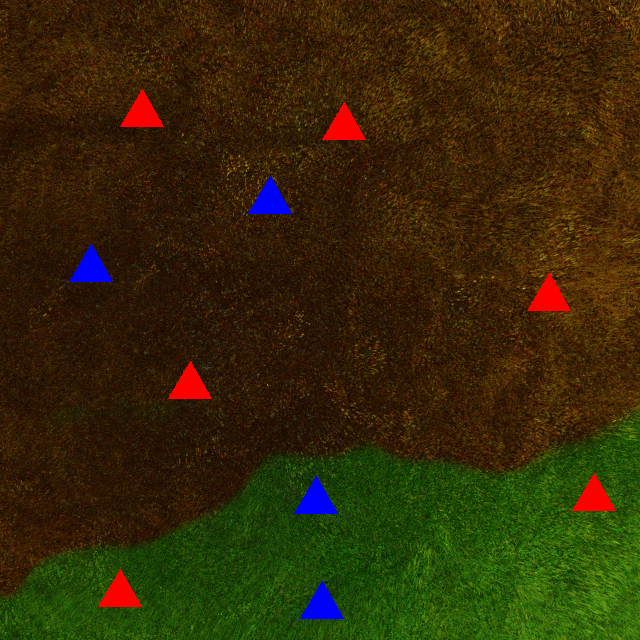
#> input picture 1.png, 640 x 640 px
$ python redmask.py
#> lines starting #> are read from the running program, lines starting #| are printed output that depends on the picture; after the words box and inside, x2 and y2 are one past the last pixel; in counts of white or black regions, pixels touching at a corner belong together
import cv2
import numpy as np

# Load the image
img = cv2.imread('1.png')
#> img is the input picture: shape (640, 640, 3); mean B, G, R 7.3, 41.1, 52.4
hsv = cv2.cvtColor(img, cv2.COLOR_BGR2HSV)
#> hsv: shape (640, 640, 3); mean H, S, V 23.5, 233.2, 64.1
tr =[]
tr1=[]
min = 0
max = 100
lowergrass = np.array([1, 30, 1])   # Lower bound for green (adjust as needed)
uppergrass = np.array([85, 255, 255])  # Upper bound for green (adjust as needed)

# Define the lower and upper bounds for brown color in HSV color space
burntashes = np.array([5, 50, 5])   # Lower bound for brown (adjust as needed)
burntgrass = np.array([30, 255, 255])  # Upper bound for brown (adjust as needed)
#create mask fro identifying red houses
lowred = np.array([0, 100, 90])   # Lower bound for red (adjust as needed)
upred = np.array([10, 255, 255])  # Upper bound for red (adjust as needed)

# Create masks for green and brown regions
green = cv2.inRange(hsv, lowergrass, uppergrass)
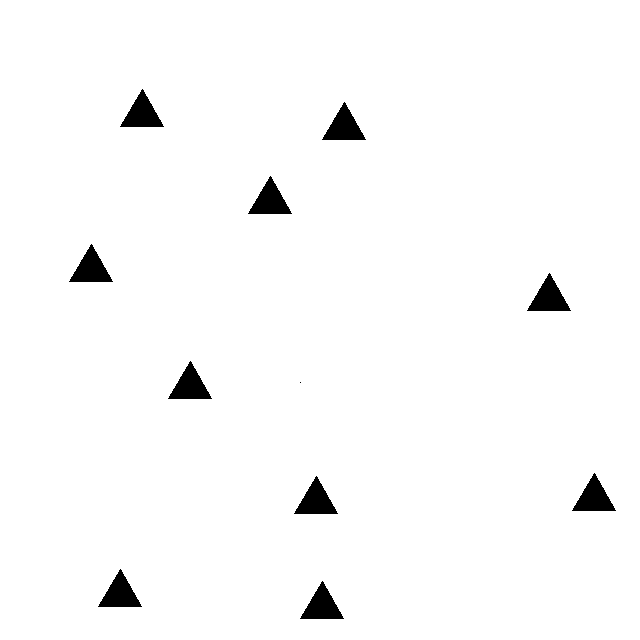
#> green: shape (640, 640); 97.9% white; 11 black regions (1 under 20 px), largest, box (x1, y1, x2, y2) and area: (120, 89, 164, 127) 855, (322, 102, 366, 140) 855, (248, 176, 292, 214) 855
brown = cv2.inRange(hsv, burntashes, burntgrass)
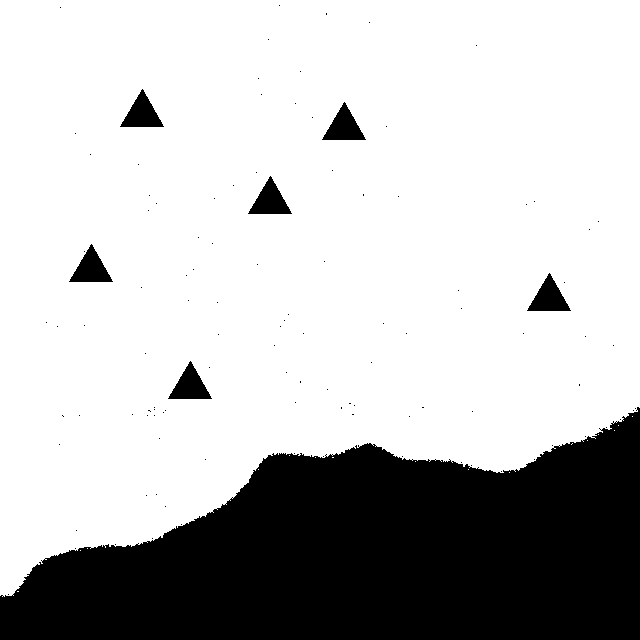
#> brown: shape (640, 640); 74.9% white; 112 black regions (105 under 20 px), largest, box (x1, y1, x2, y2) and area: (0, 407, 640, 640) 97720, (120, 89, 164, 127) 855, (322, 102, 366, 140) 855

# Create cyan color (for green areas) and yellow color (for brown areas)
cyan = (230, 230, 0)   # Cyan color in BGR
yellow = (0, 230, 230)  # Yellow color in BGR

# Replace green areas with cyan color and brown areas with yellow color
result = np.copy(img)
result[np.where(green)] = cyan
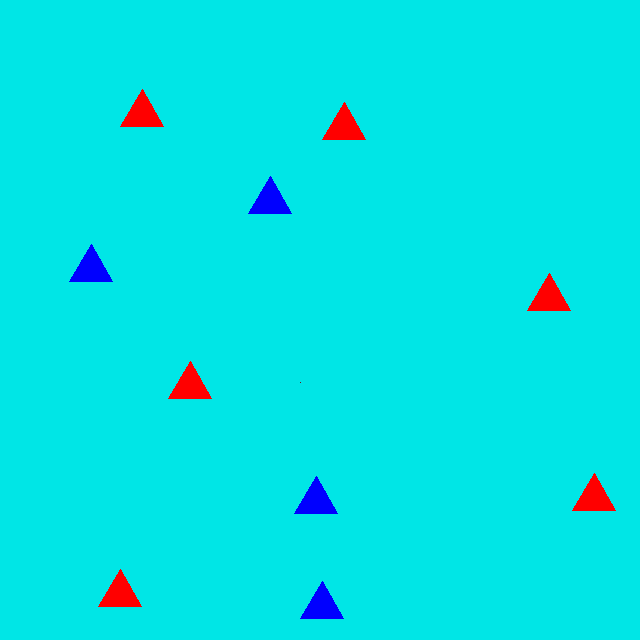
#> result: shape (640, 640, 3); mean B, G, R 227.3, 225.2, 3.2
result[np.where(brown)] = yellow
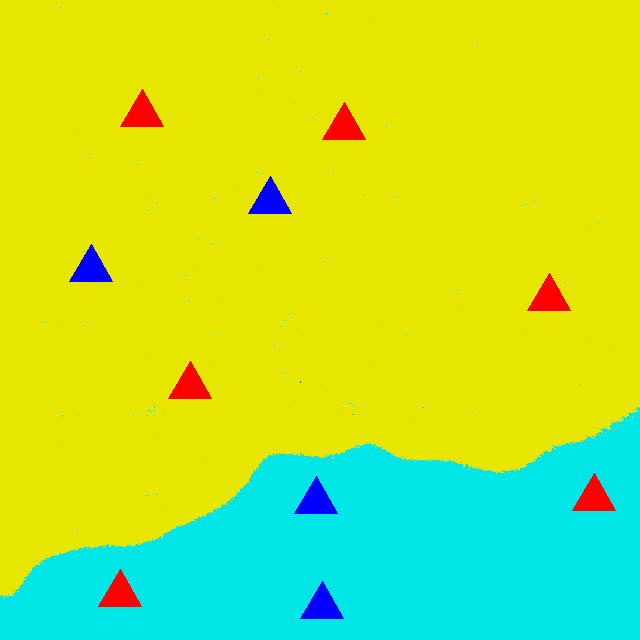
#> result: shape (640, 640, 3); mean B, G, R 55.1, 225.2, 175.4
lwrd = np.array([0,0,0])
uprd = np.array([25,25,255])
red_mask = cv2.inRange(result, lwrd,uprd)
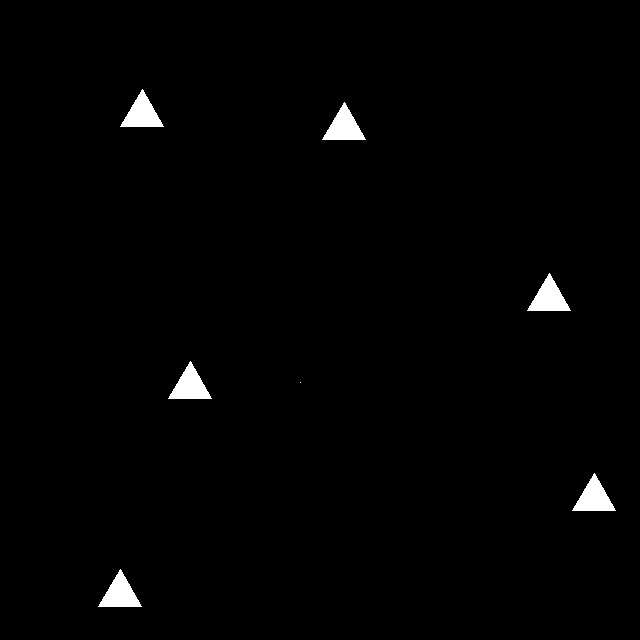
#> red_mask: shape (640, 640); 1.3% white; 7 white regions (1 under 20 px), largest, box (x1, y1, x2, y2) and area: (120, 89, 164, 127) 855, (322, 102, 366, 140) 855, (527, 273, 571, 311) 855, (168, 361, 212, 399) 855, (572, 473, 616, 511) 855, (98, 569, 142, 607) 855
res = cv2.bitwise_and(result,result,mask =red_mask)
cv2.imshow('res',res)
cv2.waitKey(0)
cv2.destroyAllWindows

$ run again, with 10.png copied over 1.png
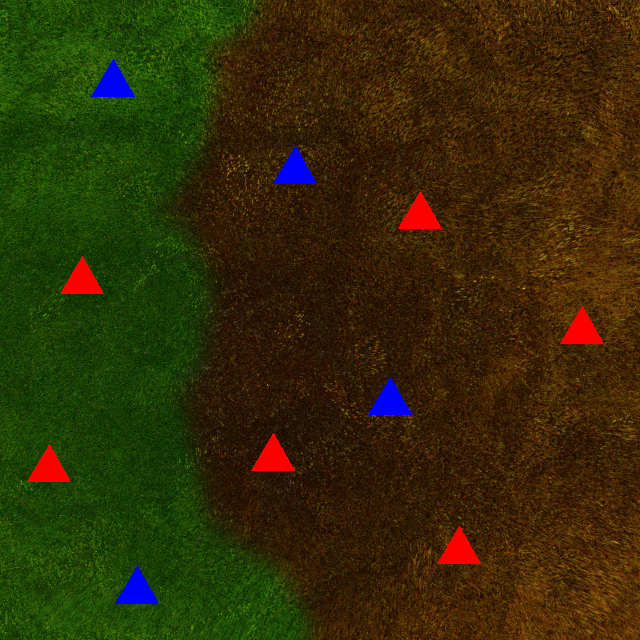
#> input picture 10.png, 640 x 640 px
#> img is the input picture: shape (640, 640, 3); mean B, G, R 7.3, 44.4, 51.2
#> hsv: shape (640, 640, 3); mean H, S, V 27.4, 233.8, 65.8
#> `green = cv2.inRange(hsv, lowergrass, uppergrass)`:
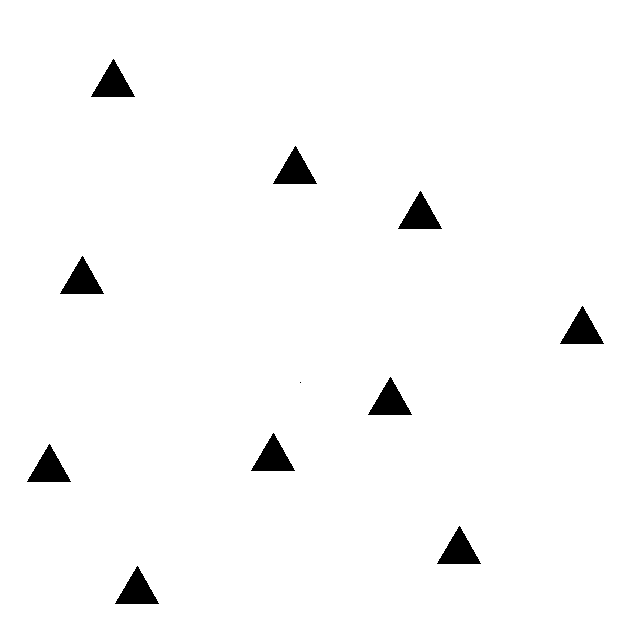
#> green: shape (640, 640); 97.9% white; 11 black regions (1 under 20 px), largest, box (x1, y1, x2, y2) and area: (91, 59, 135, 97) 855, (273, 146, 317, 184) 855, (398, 191, 442, 229) 855
#> brown: shape (640, 640); 64.2% white; 175 black regions (168 under 20 px), largest, box (x1, y1, x2, y2) and area: (0, 0, 314, 640) 141325, (273, 146, 317, 184) 855, (398, 191, 442, 229) 855
#> `red_mask = cv2.inRange(result, lwrd,uprd)`:
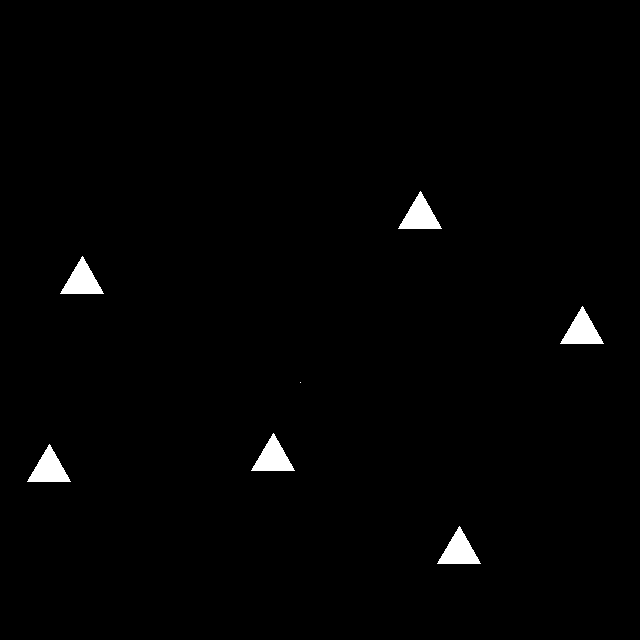
#> red_mask: shape (640, 640); 1.3% white; 7 white regions (1 under 20 px), largest, box (x1, y1, x2, y2) and area: (398, 191, 442, 229) 855, (60, 256, 104, 294) 855, (560, 306, 604, 344) 855, (251, 433, 295, 471) 855, (27, 444, 71, 482) 855, (437, 526, 481, 564) 855

$ run again, with 2.png copied over 1.png
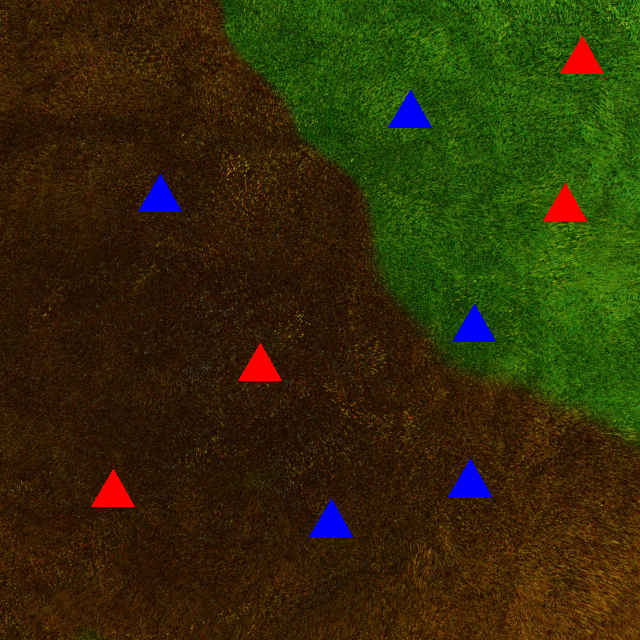
#> input picture 2.png, 640 x 640 px
#> img is the input picture: shape (640, 640, 3); mean B, G, R 8.1, 44.6, 49.8
#> hsv: shape (640, 640, 3); mean H, S, V 25.3, 232.9, 65.5
#> `green = cv2.inRange(hsv, lowergrass, uppergrass)`:
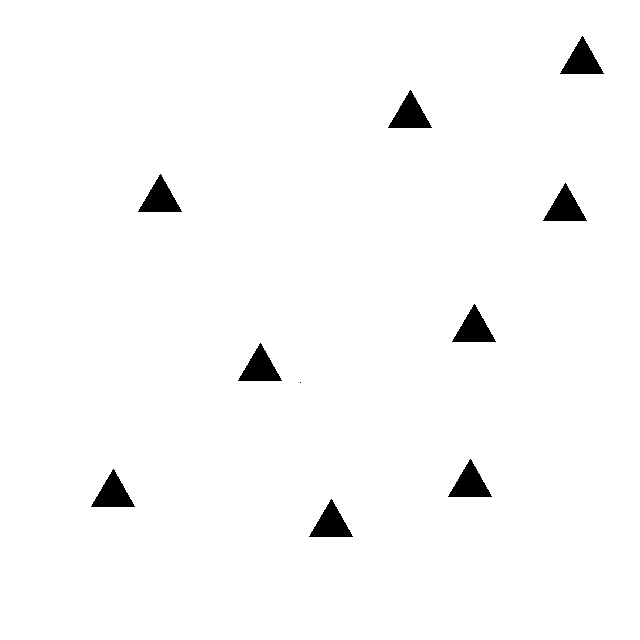
#> green: shape (640, 640); 98.1% white; 10 black regions (1 under 20 px), largest, box (x1, y1, x2, y2) and area: (560, 36, 604, 74) 855, (388, 90, 432, 128) 855, (138, 174, 182, 212) 855
#> brown: shape (640, 640); 69.8% white; 121 black regions (114 under 20 px), largest, box (x1, y1, x2, y2) and area: (219, 0, 640, 447) 119319, (138, 174, 182, 212) 855, (238, 343, 282, 381) 855
#> `red_mask = cv2.inRange(result, lwrd,uprd)`:
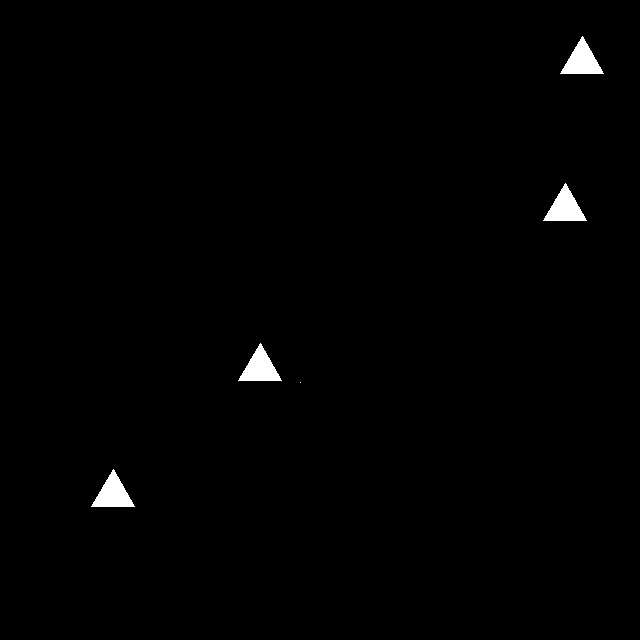
#> red_mask: shape (640, 640); 0.84% white; 5 white regions (1 under 20 px), largest, box (x1, y1, x2, y2) and area: (560, 36, 604, 74) 855, (543, 183, 587, 221) 855, (238, 343, 282, 381) 855, (91, 469, 135, 507) 855
